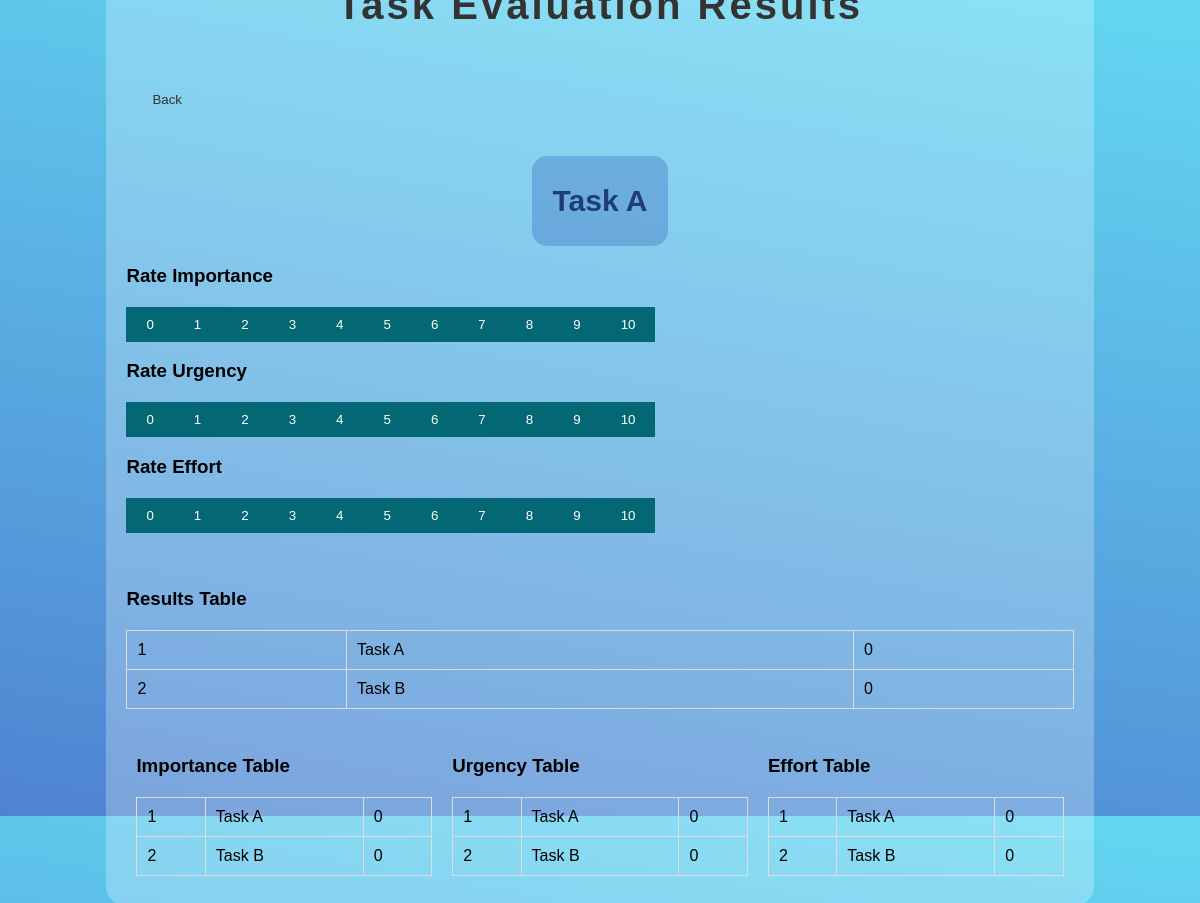
Before: /evaluate_tasks with the older database file.
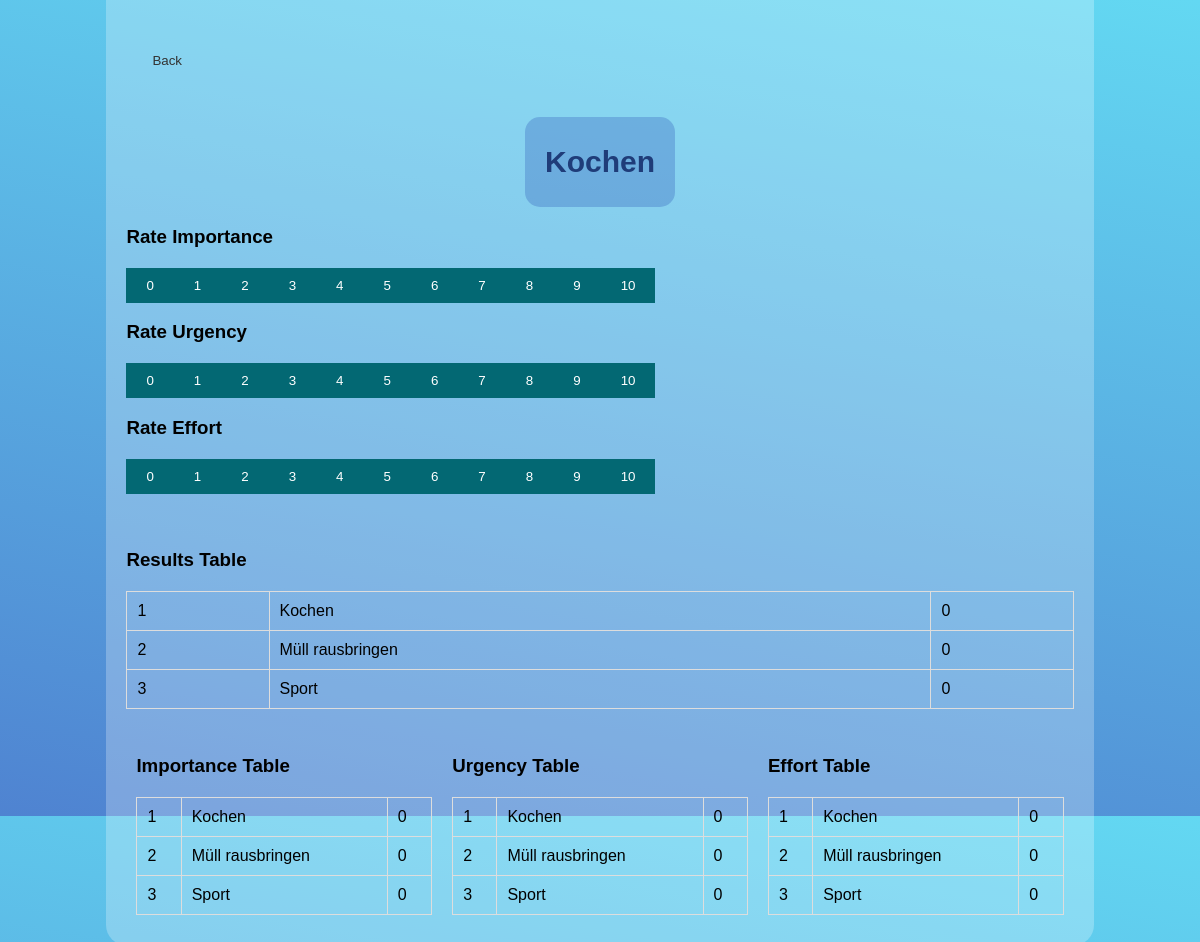
After: the same page with the newer database file.
### main.py (models this page shows, shortened)
class RT_db(db.Model):
    task_id=db.Column(db.Integer, primary_key=True)
    name=db.Column(db.String(200), nullable=False)
    Results_Score=db.Column(db.Integer)

class IT_db(db.Model):
    task_id=db.Column(db.Integer, primary_key=True)
    name=db.Column(db.String(200), nullable=False)
    Importance_Score=db.Column(db.Integer)

class UT_db(db.Model):
    task_id=db.Column(db.Integer, primary_key=True)
    name=db.Column(db.String(200), nullable=False)
    Urgency_Score=db.Column(db.Integer)

class ET_db(db.Model):
    task_id=db.Column(db.Integer, primary_key=True)
    name=db.Column(db.String(200), nullable=False)
    Effort_Score=db.Column(db.Integer)

### main.py (the view)
@app.route('/evaluate_tasks', methods=['GET', 'POST'])
def evaluate_tasks_route():
    global tasks_list, first_task, IT_is_rated, UT_is_rated, ET_is_rated
    print('\nEVALUATE PAGE') # Debugging
    print("IT_is_rated: ", IT_is_rated) # Debugging
    print("UT_is_rated: ", UT_is_rated) # Debugging
    print("ET_is_rated: ", ET_is_rated) # Debugging
    print('Pop task on: ', pop_task) # Debugging
    if not pop_task:
        tasks_list = get_tasks_list()
    print('Task List:\n', tasks_list) # Debugging
    if tasks_list:
        first_task = tasks_list[0]
    IT_df, UT_df, ET_df = evaluate_tasks(df_tasks)
    RT_list = RT_db.query.all()
    IT_list = IT_db.query.all()
    UT_list = UT_db.query.all()
    ET_list = ET_db.query.all()
    return render_template('evaluate.html', title='Evaluate Page',
                           IT_df=IT_df, UT_df=UT_df, ET_df=ET_df,
                           RT_list=RT_list, IT_list=IT_list, UT_list=UT_list, ET_list=ET_list,
                           first_task=first_task, attribute=attribute,
                           IT_is_rated=IT_is_rated, UT_is_rated=UT_is_rated, ET_is_rated=ET_is_rated)

### WEBAPP_funcs.py (called while the page is built)
def evaluate_tasks(df_tasks):
    tasks = df_tasks['Tasks'].tolist()
    IT_df = pd.DataFrame({'Tasks': tasks, 'Importance_Score': 0})
    UT_df = pd.DataFrame({'Tasks': tasks, 'Urgency_Score': 0})
    ET_df = pd.DataFrame({'Tasks': tasks, 'Effort_Score': 0})
    for task in tasks:
        importance_key = f"importance_{task}"
        urgency_key = f"urgency_{task}"
        effort_key = f"effort_{task}"
        importance_score = 1
        urgency_score = 2
        effort_score = 3
        IT_df.loc[IT_df['Tasks'] == task, 'Importance_Score'] = importance_score
        UT_df.loc[UT_df['Tasks'] == task, 'Urgency_Score'] = urgency_score
        ET_df.loc[ET_df['Tasks'] == task, 'Effort_Score'] = effort_score
    return IT_df, UT_df, ET_df

### templates/evaluate.html (shortened to what this page needs)
<!DOCTYPE html>
<html lang="de">
<head>
    <link rel="stylesheet" href="{{ url_for('static', filename='style_evaluate.css')}}">
</head>
<body>
    <div class="container" >
        <h2>Task Evaluation Results</h2>
        <form action="/">
            <button type="submit">
                <i class="fas fa-caret-left" style="padding-right: 5px;"></i>
                Back
            </button>
        </form>
        <br>
        <div class="center">
            <h4>{{ first_task }}</h4>
        </div>
        <h3>Rate Importance</h3>
        <div class="btn-group">
            <form action=/update_scores method="POST">
                <button type="submit" name="IT_value" value="0">0</button>
            </form>
            <form action=/update_scores method="POST">
                <button type="submit" name="IT_value" value="1">1</button>
            </form>
            <form action=/update_scores method="POST">
                <button type="submit" name="IT_value" value="2">2</button>
            </form>
            <form action=/update_scores method="POST">
                <button type="submit" name="IT_value" value="3">3</button>
            </form>
            <form action=/update_scores method="POST">
                <button type="submit" name="IT_value" value="4">4</button>
            </form>
            <form action=/update_scores method="POST">
                <button type="submit" name="IT_value" value="5">5</button>
            </form>
            <form action=/update_scores method="POST">
                <button type="submit" name="IT_value" value="6">6</button>
            </form>
            <form action=/update_scores method="POST">
                <button type="submit" name="IT_value" value="7">7</button>
            </form>
            <form action=/update_scores method="POST">
                <button type="submit" name="IT_value" value="8">8</button>
            </form>
            <form action=/update_scores method="POST">
                <button type="submit" name="IT_value" value="9">9</button>
            </form>
            <form action=/update_scores method="POST">
                <button type="submit" name="IT_value" value="10">10</butto
                    n></form>
        </div>
        <h3>Rate Urgency</h3>
        <div class="btn-group">
            <form action=/update_scores method="POST">
                <button type="submit" name="UT_value" value="0">0</button>
            </form>
            <form action=/update_scores method="POST">
                <button type="submit" name="UT_value" value="1">1</button>
            </form>
            <form action=/update_scores method="POST">
                <button type="submit" name="UT_value" value="2">2</button>
            </form>
            <form action=/update_scores method="POST">
                <button type="submit" name="UT_value" value="3">3</button>
            </form>
            <form action=/update_scores method="POST">
                <button type="submit" name="UT_value" value="4">4</button>
            </form>
            <form action=/update_scores method="POST">
                <button type="submit" name="UT_value" value="5">5</button>
            </form>
            <form action=/update_scores method="POST">
                <button type="submit" name="UT_value" value="6">6</button>
            </form>
            <form action=/update_scores method="POST">
                <button type="submit" name="UT_value" value="7">7</button>
            </form>
            <form action=/update_scores method="POST">
                <button type="submit" name="UT_value" value="8">8</button>
            </form>
            <form action=/update_scores method="POST">
                <button type="submit" name="UT_value" value="9">9</button>
            </form>
            <form action=/update_scores method="POST">
                <button type="submit" name="UT_value" value="10">10</button>
            </form>
        </div>
        <h3>Rate Effort</h3>
        <div class="btn-group">
            <form action=/update_scores method="POST">
                <button type="submit" name="ET_value" value="0">0</button>
            </form>
            <form action=/update_scores method="POST">
                <button type="submit" name="ET_value" value="1">1</button>
            </form>
            <form action=/update_scores method="POST">
                <button type="submit" name="ET_value" value="2">2</button>
            </form>
            <form action=/update_scores method="POST">
                <button type="submit" name="ET_value" value="3">3</button>
            </form>
            <form action=/update_scores method="POST">
                <button type="submit" name="ET_value" value="4">4</button>
            </form>
            <form action=/update_scores method="POST">
                <button type="submit" name="ET_value" value="5">5</button>
            </form>
            <form action=/update_scores method="POST">
                <button type="submit" name="ET_value" value="6">6</button>
            </form>
            <form action=/update_scores method="POST">
                <button type="submit" name="ET_value" value="7">7</button>
            </form>
            <form action=/update_scores method="POST">
                <button type="submit" name="ET_value" value="8">8</button>
            </form>
            <form action=/update_scores method="POST">
                <button type="submit" name="ET_value" value="9">9</button>
            </form>
            <form action=/update_scores method="POST">
                <button type="submit" name="ET_value" value="10">10</button>
            </form>
        </div>
        <br><br>
        <h3>Results Table</h3>
        <table>
            <tbody>
                {%for RT in RT_list%}
                <tr>
                    <td>{{RT.task_id}}</td>
                    <td>{{RT.name}}</td>
                    <td>{{RT.Results_Score}}</td>
                </tr>
                {%endfor%}
            </tbody>
        </table>
        <br>
        <div class="table-row">
            <div class="table-column">
                <h3>Importance Table</h3>
                <table>
                    <tbody>
                        {%for IT in IT_list%}
                        <tr>
                            <td>{{IT.task_id}}</td>
                            <td>{{IT.name}}</td>
                            <td>{{IT.Importance_Score}}</td>
                        </tr>
                        {%endfor%}
                    </tbody>
                </table>
            </div>
            <div class="table-column">
                <h3>Urgency Table</h3>
                <table>
                    <tbody>
                        {%for UT in UT_list%}
                        <tr>
                            <td>{{UT.task_id}}</td>
                            <td>{{UT.name}}</td>
                            <td>{{UT.Urgency_Score}}</td>
                        </tr>
                        {%endfor%}
                    </tbody>
                </table>
            </div>
            <div class="table-column">
                <h3>Effort Table</h3>
                <table>
                    <tbody>
                        {%for ET in ET_list%}
                        <tr>
                            <td>{{ET.task_id}}</td>
                            <td>{{ET.name}}</td>
                            <td>{{ET.Effort_Score}}</td>
                        </tr>
                        {%endfor%}
                    </tbody>
                </table>
            </div>
        </div>
    </div>
</body>
</html>

### static/style_evaluate.css (style rules this page uses)
body { font-family: Arial, sans-serif; background-color: #f5f8fa; background: linear-gradient(10deg, #4f83d1, #63D8F2); display: flex; flex-direction: column; align-items: center; justify-content: center; height: 100vh; }
.container { background-color: rgba(255, 255, 255, 0.25); width: 80%; margin: auto; padding: 20px; border-radius: 20px; }
.center { margin: auto; padding: 20px; display: flex; justify-content: center; align-items: center; background-color: #2e5ab84e; width: fit-content; height: 50px; border: 0px; border-radius: 15px; }
.table-row { display: flex; justify-content: space-between; }
.table-column { flex: 1; margin: 10px; }
.btn-group button { background-color: #036873; color: white; float: left; padding: 10px 20px; border: none; border-radius: 0px; cursor: pointer; transition: background-color 0s, color 0s, border-color 0s; }
.btn-group:after { content: ""; clear: both; display: table; }
form button { background-color: #cacaca00; color: #333; padding: 10px 20px; border: 1px solid #33333300; border-radius: 5px; cursor: pointer; transition: background-color 0.3s, color 0.3s, border-color 0.3s; }
h2 { padding: 20px; text-align: center; color: #333; font-size: 40px; letter-spacing: 3px; }
h4 { color: #1f3c79; border: none; border-radius: 5px; cursor: pointer; font-size: 30px; }
table { width: 100%; border-collapse: collapse; margin-top: 20px; }
table th, table td { padding: 10px; border: 1px solid #ddd; }
form { margin-bottom: 20px; }

Changed rows visible on the page:
changed RT_db id 1: name "Task A" → "Kochen"
changed RT_db id 2: name "Task B" → "Müll rausbringen"
added RT_db: task_id "3", name "Sport", Results_Score "0"
changed IT_db id 1: name "Task A" → "Kochen"
changed IT_db id 2: name "Task B" → "Müll rausbringen"
added IT_db: task_id "3", name "Sport", Importance_Score "0"
changed UT_db id 1: name "Task A" → "Kochen"
changed UT_db id 2: name "Task B" → "Müll rausbringen"
added UT_db: task_id "3", name "Sport", Urgency_Score "0"
changed ET_db id 1: name "Task A" → "Kochen"
changed ET_db id 2: name "Task B" → "Müll rausbringen"
added ET_db: task_id "3", name "Sport", Effort_Score "0"
Other visible differences:
{{ first_task }}: "Task A" → "Kochen"
